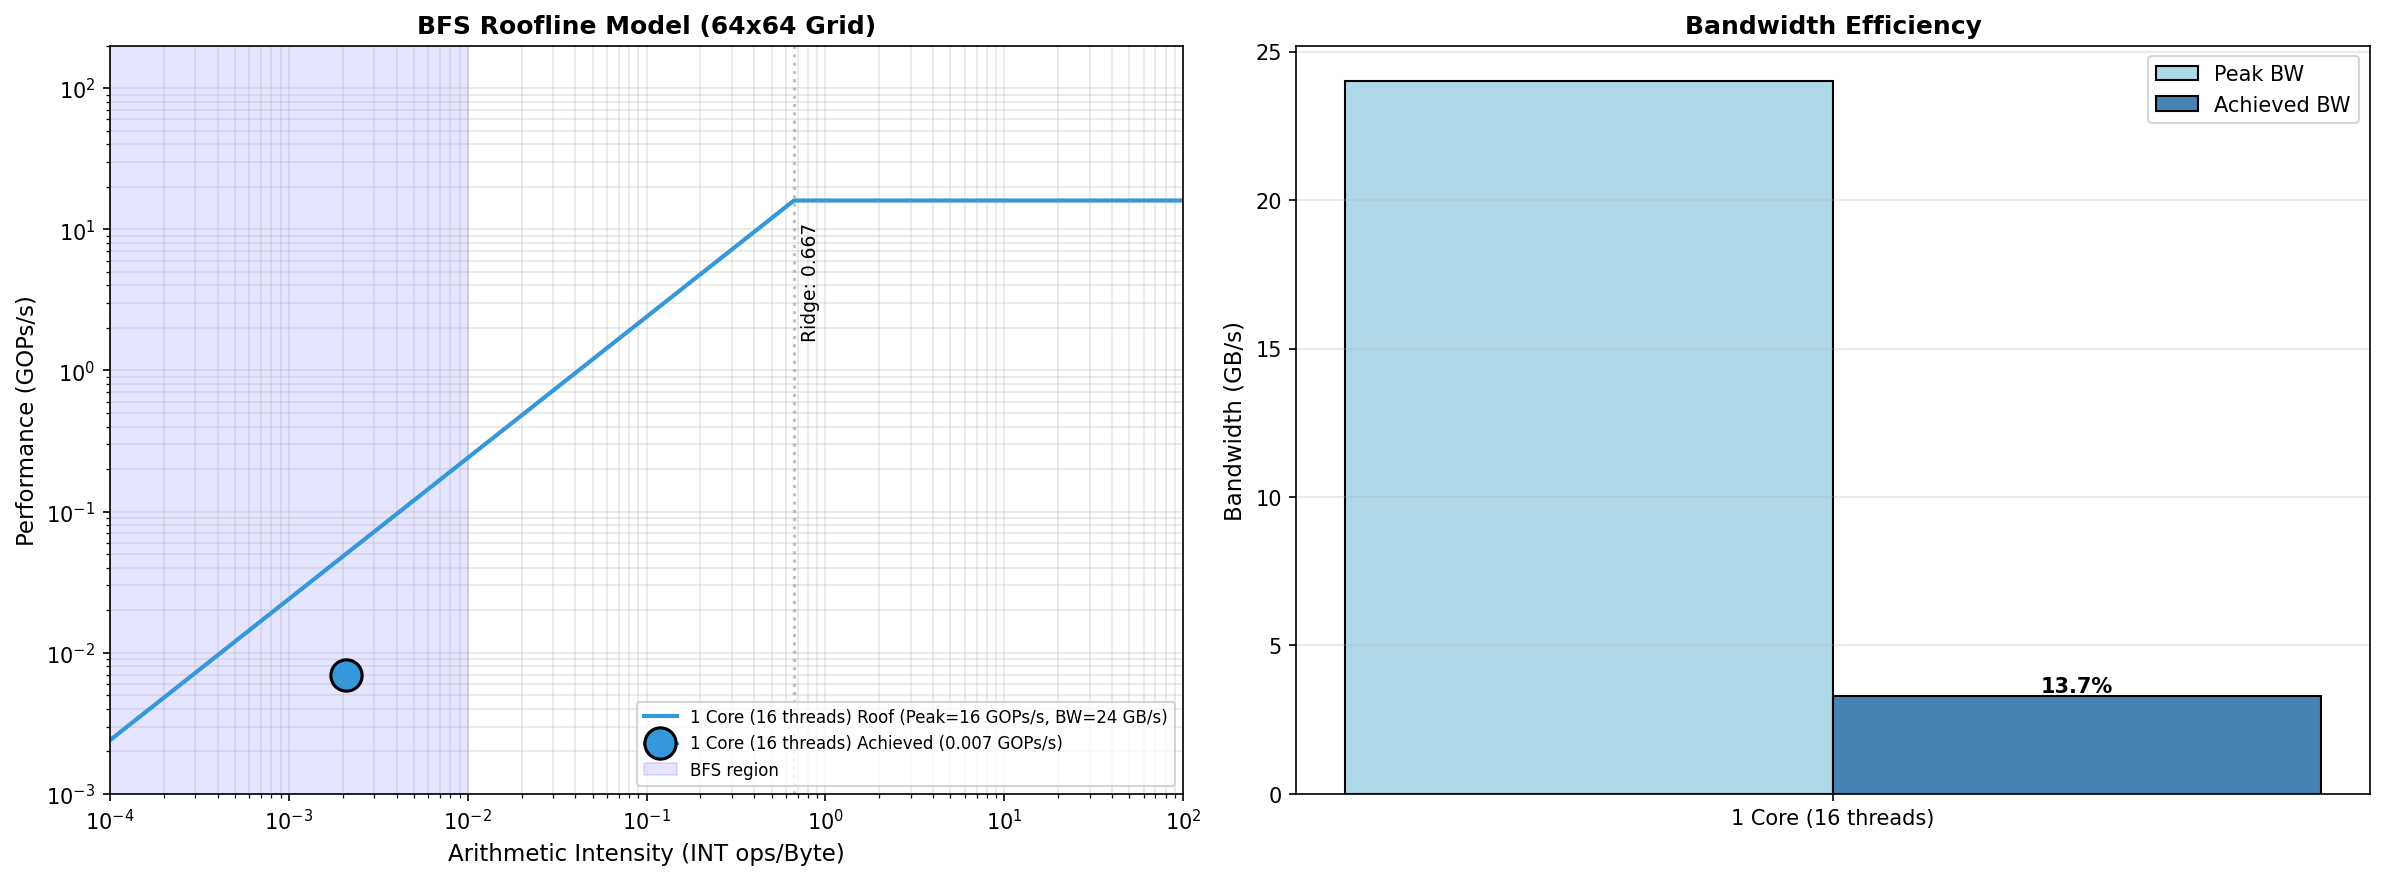

Python code for this plot:
#!/usr/bin/env python3
"""
BFS Roofline Comparison - Multiple Configurations
"""

import os
import matplotlib
if os.environ.get('DISPLAY') is None:
    matplotlib.use('Agg')
import matplotlib.pyplot as plt
import numpy as np

def generate_roofline_comparison():
    """Generate roofline comparison for BFS experiments."""

    # Architecture parameters
    clock_ghz = 1.0
    threads_per_core = 16
    bw_per_core_gbs = 24.0

    # Grid parameters
    R, C = 64, 64
    N = R * C  # 4096 vertices
    E = 2 * (R-1) * C + 2 * R * (C-1)  # 16128 edges
    iterations = R + C - 2  # 126

    # =========================================================================
    # Configuration 1: 1 core (16 threads)
    # =========================================================================
    config1 = {
        'name': '1 Core (16 threads)',
        'cores': 1,
        'threads': 16,
        'l1sp_loads': 101_223_480,
        'l1sp_stores': 0,
        'dram_loads': 3_334_063,
        'dram_stores': 10_941,
        'dram_cache_hits': 3_326_565,
        'dram_cache_misses': 18_450,
        'time_ms': 253.552,
    }

    # =========================================================================
    # Configuration 2: 4 cores (64 threads) - if you have the time, update here
    # =========================================================================
    config2 = {
        'name': '4 Cores (64 threads)',
        'cores': 4,
        'threads': 64,
        'l1sp_loads': 369_065_158,
        'l1sp_stores': 0,
        'dram_loads': 3_695_672,
        'dram_stores': 10_941,
        'dram_cache_hits': 3_687_048,
        'dram_cache_misses': 19_576,
        'time_ms': None,  # UPDATE THIS when you have the value
    }

    configs = [config1]
    if config2['time_ms'] is not None:
        configs.append(config2)

    # =========================================================================
    # Calculate metrics for each configuration
    # =========================================================================
    results = []
    for cfg in configs:
        cores = cfg['cores']
        peak_gops = clock_ghz * threads_per_core * cores  # 1 int op/cycle/thread
        peak_bw = bw_per_core_gbs * cores

        total_l1sp = cfg['l1sp_loads'] + cfg['l1sp_stores']
        total_dram = cfg['dram_loads'] + cfg['dram_stores']
        total_accesses = total_l1sp + total_dram

        bytes_per_access = 8
        total_bytes = total_accesses * bytes_per_access

        time_s = cfg['time_ms'] / 1000.0 if cfg['time_ms'] else None

        # Arithmetic intensity (using measured bytes)
        # BFS int ops estimate: ~50 ops per vertex + iteration overhead
        int_ops_per_vertex = 50
        frontier_swap_ops = iterations * N * 3
        total_int_ops = N * int_ops_per_vertex + frontier_swap_ops

        ai = total_int_ops / total_bytes if total_bytes > 0 else 0

        achieved_gops = None
        achieved_bw = None
        mteps = None

        if time_s:
            achieved_gops = (total_int_ops / 1e9) / time_s
            achieved_bw = (total_bytes / 1e9) / time_s
            mteps = (E / 1e6) / time_s

        results.append({
            'name': cfg['name'],
            'cores': cores,
            'peak_gops': peak_gops,
            'peak_bw': peak_bw,
            'total_bytes': total_bytes,
            'ai': ai,
            'achieved_gops': achieved_gops,
            'achieved_bw': achieved_bw,
            'mteps': mteps,
            'time_ms': cfg['time_ms'],
        })

    # =========================================================================
    # Print summary
    # =========================================================================
    print("=" * 80)
    print("BFS ROOFLINE COMPARISON - 64x64 Grid")
    print("=" * 80)

    for r in results:
        print(f"\n{r['name']}:")
        print(f"  Peak Compute:    {r['peak_gops']:.0f} GOPs/s")
        print(f"  Peak Bandwidth:  {r['peak_bw']:.0f} GB/s")
        print(f"  Total Bytes:     {r['total_bytes']/1e6:.1f} MB")
        print(f"  Arith. Intens.:  {r['ai']:.5f} ops/byte")
        if r['time_ms']:
            print(f"  Time:            {r['time_ms']:.3f} ms")
            print(f"  Achieved GOPs/s: {r['achieved_gops']:.3f}")
            print(f"  Achieved BW:     {r['achieved_bw']:.2f} GB/s ({100*r['achieved_bw']/r['peak_bw']:.1f}% of peak)")
            print(f"  MTEPS:           {r['mteps']:.3f}")

    # =========================================================================
    # Generate roofline plot
    # =========================================================================
    fig, axes = plt.subplots(1, 2, figsize=(16, 6))

    # Left: Roofline Model
    ax1 = axes[0]
    ai_range = np.logspace(-4, 2, 500)

    # Colors for different core counts
    colors = ['#3498db', '#e74c3c', '#2ecc71', '#9b59b6']
    markers = ['o', 's', '^', 'D']

    for i, r in enumerate(results):
        # Plot roofline
        roofline = np.minimum(r['peak_gops'], ai_range * r['peak_bw'])
        ax1.loglog(ai_range, roofline, color=colors[i], linewidth=2,
                   label=f"{r['name']} Roof (Peak={r['peak_gops']:.0f} GOPs/s, BW={r['peak_bw']:.0f} GB/s)")

        # Plot achieved point
        if r['achieved_gops']:
            ax1.plot(r['ai'], r['achieved_gops'], marker=markers[i], markersize=15,
                    color=colors[i], markeredgecolor='black', markeredgewidth=1.5,
                    label=f"{r['name']} Achieved ({r['achieved_gops']:.3f} GOPs/s)")

    # Ridge point annotation (using first config)
    ridge = results[0]['peak_gops'] / results[0]['peak_bw']
    ax1.axvline(x=ridge, color='gray', linestyle=':', alpha=0.5)
    ax1.text(ridge*1.1, results[0]['peak_gops']*0.1, f'Ridge: {ridge:.3f}',
             fontsize=9, rotation=90, va='bottom')

    # BFS region annotation
    ax1.axvspan(1e-4, 0.01, alpha=0.1, color='blue', label='BFS region')

    ax1.set_xlabel('Arithmetic Intensity (INT ops/Byte)', fontsize=11)
    ax1.set_ylabel('Performance (GOPs/s)', fontsize=11)
    ax1.set_title(f'BFS Roofline Model ({R}x{C} Grid)', fontsize=12, fontweight='bold')
    ax1.legend(loc='lower right', fontsize=8)
    ax1.grid(True, which='both', alpha=0.3)
    ax1.set_xlim([1e-4, 100])
    ax1.set_ylim([1e-3, 200])

    # Right: Bandwidth efficiency comparison
    ax2 = axes[1]

    if len(results) > 0:
        names = [r['name'] for r in results]
        peak_bws = [r['peak_bw'] for r in results]
        achieved_bws = [r['achieved_bw'] if r['achieved_bw'] else 0 for r in results]

        x = np.arange(len(names))
        width = 0.35

        bars1 = ax2.bar(x - width/2, peak_bws, width, label='Peak BW', color='lightblue', edgecolor='black')
        bars2 = ax2.bar(x + width/2, achieved_bws, width, label='Achieved BW', color='steelblue', edgecolor='black')

        # Add efficiency percentage
        for i, (peak, achieved) in enumerate(zip(peak_bws, achieved_bws)):
            if achieved > 0:
                eff = 100 * achieved / peak
                ax2.annotate(f'{eff:.1f}%', xy=(i + width/2, achieved), ha='center', va='bottom',
                            fontsize=10, fontweight='bold')

        ax2.set_ylabel('Bandwidth (GB/s)', fontsize=11)
        ax2.set_title('Bandwidth Efficiency', fontsize=12, fontweight='bold')
        ax2.set_xticks(x)
        ax2.set_xticklabels(names)
        ax2.legend()
        ax2.grid(True, axis='y', alpha=0.3)

    plt.tight_layout()
    output_file = 'bfs_roofline_comparison.png'
    plt.savefig(output_file, dpi=150, bbox_inches='tight')
    print(f"\nSaved plot to: {output_file}")
    plt.close()

    # =========================================================================
    # Memory hierarchy breakdown
    # =========================================================================
    fig2, ax = plt.subplots(figsize=(10, 6))

    categories = ['L1SP\nLoads', 'DRAM\nLoads', 'DRAM\nStores', 'DRAM Cache\nHits', 'DRAM Cache\nMisses']

    for i, cfg in enumerate(configs):
        values = [
            cfg['l1sp_loads'] / 1e6,
            cfg['dram_loads'] / 1e6,
            cfg['dram_stores'] / 1e3,  # Note: in thousands for stores
            cfg['dram_cache_hits'] / 1e6,
            cfg['dram_cache_misses'] / 1e3,  # In thousands
        ]

        x = np.arange(len(categories))
        width = 0.35
        offset = (i - len(configs)/2 + 0.5) * width
        bars = ax.bar(x + offset, values, width, label=cfg['name'], alpha=0.8)

    ax.set_ylabel('Count (Millions, except Stores/Misses in Thousands)', fontsize=10)
    ax.set_title('Memory Access Breakdown', fontsize=12, fontweight='bold')
    ax.set_xticks(np.arange(len(categories)))
    ax.set_xticklabels(categories)
    ax.legend()
    ax.set_yscale('log')
    ax.grid(True, axis='y', alpha=0.3)

    plt.tight_layout()
    output_file2 = 'bfs_memory_breakdown.png'
    plt.savefig(output_file2, dpi=150, bbox_inches='tight')
    print(f"Saved plot to: {output_file2}")
    plt.close()

    # =========================================================================
    # Key insights
    # =========================================================================
    print("\n" + "=" * 80)
    print("KEY INSIGHTS")
    print("=" * 80)
    print("""
1. BFS is EXTREMELY memory-bound (AI << 1)
   - Arithmetic intensity ~0.0003 ops/byte
   - Ridge point ~0.67 ops/byte
   - BFS is ~2000x below the ridge point

2. Bandwidth utilization is low (~13%)
   - Achieved: ~3.3 GB/s vs Peak: 24 GB/s
   - Causes: Random access patterns, barrier synchronization,
     each thread scanning entire vertex array

3. High memory access amplification (66x)
   - Theoretical: ~1.6M accesses
   - Measured: ~104M accesses
   - Due to: All threads scanning entire array each iteration

4. Optimization opportunities:
   - Work partitioning: Each thread should only check its vertices
   - Frontier compaction: Use a queue instead of dense array scan
   - Reduce barrier frequency or use async barriers
""")
    print("=" * 80)


if __name__ == '__main__':
    generate_roofline_comparison()
